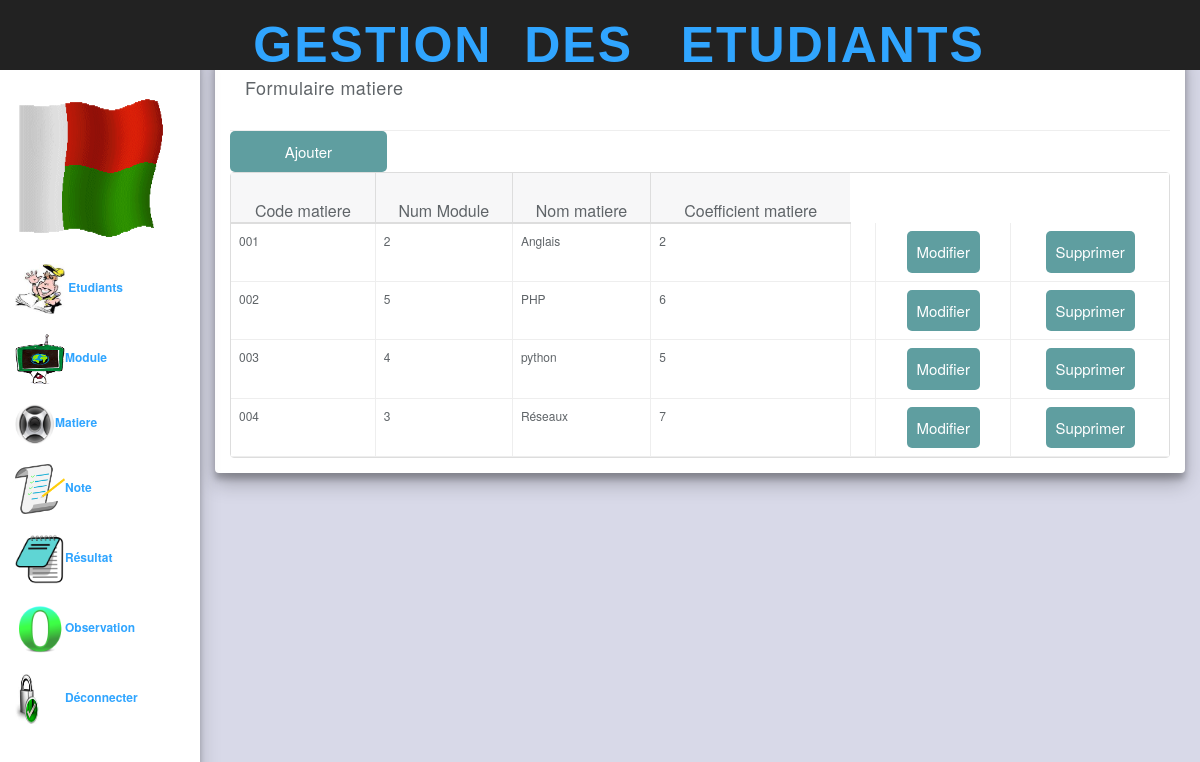
The app's page /aff_matiere.php (signed in) with its own data.
### tables this page shows
CREATE TABLE `matiere` (
  `Cod_mat` char(6) NOT NULL,
  `Num_Module` int(11) NOT NULL,
  `Nom_mat` varchar(20) NOT NULL,
  `Coef_mat` int(11) NOT NULL
);

### tabeau_mat.php (the view, shortened to what this page needs)
<!DOCTYPE html>
<html>
<link rel="stylesheet" href="login.css">
<div class="row">
			<div class="col-lg-12">
				<div class="panel panel-default" style=" box-shadow: 0 10px 20px rgba(0,0,0,0.25), 0 6px 6px rgba(0,0,0,0.23);">
					<div class="panel-body">
					<div class="panel-heading">Formulaire matiere</div>
					<span><a href="acceuil_mat.php" class="btn btn-info col-xs-6 col-sm-4 col-lg-2">Ajouter</a></span>
						<table data-toggle="table"   data-search="true"  data-pagination="true" >
						    <thead>
						    <tr>
						        <th  data-sortable="true" ><center>Code matiere</center></th>
								<th  data-sortable="true" ><center>Num Module</center></th>
							    <th   data-sortable="true"><center>Nom matiere</center></th>
								<th data-sortable="true"><center>Coefficient matiere</center></th>
							</tr>
						    </thead>
							<tbody>
							<?php
							$q =  "select * from matiere ";
							$r = $db -> query($q) ;
							while ($c = $r -> fetch())
							{
							?>
							<tr>
							<td>
							<?php echo $c['Cod_mat'] ; ?>
							</td>
							<td>
							<?php echo $c['Num_Module'] ; ?>
							</td>
							<td>
							<?php echo $c['Nom_mat']; ?>
							</td>
							<td>
							<?php echo $c['Coef_mat'];   ?>
							</td>
							<td>
							<td style = "text-align:center;">
							<?php
						echo "<a href=\"modifier_mat.php?Cod_mat=".$c['Cod_mat']."\" class=\"btn\">Modifier</span>" ;
							?>
							</td>
							<td style = "text-align:center;">
							<?php
			echo "<a href=\"supprimer_mat.php?Cod_mat=".$c['Cod_mat']."\" class=\"btn\">Supprimer</span>" ;
							?>
							</td>
							</tr>
							<?php
							}
							?>
							</tbody>
						</table>
					</div>
				</div>
			</div>
		</div>
	</html>

### css/styles.css (style rules this page uses)
body { background: #f1f4f7; padding-top: 50px; color: #5f6468; }
a, a:hover, a:focus { color: #30a5ff; }
.panel { border: 0; }
.panel-heading { font-size: 18px; font-weight: 300; letter-spacing: 0.025em; height: 66px; }
.panel-default .panel-heading { background: #fff; border-bottom: 1px solid #eee; color: #5f6468; }
.table { background: #fff; }
.fixed-table-container thead th { background: #f7f7f8; border-color: #ddd; color: #5f6468; font-weight: 300; font-size: 16px; }
.fixed-table-container tbody td { border: 1px solid #eee; }
.fixed-table-container tbody td:last-child { border-right: none; }
.table>thead>tr>th { border-bottom: 1px solid #e6e7e8; vertical-align: middle; height: 50px; }

### headers.css (style rules this page uses)
.css2 { background-color:url('bg-1.jpg') no-repeat center center fixed; }

### login.css (style rules this page uses)
body { margin: 0 auto; background-image:url("bg-1.jpg"); background-size:100% 720px ; }
* { margin:0px; padding: 0px; }
body { font-size: 120%; background: #F8F8FF; }
body { background: #d8d9e8; }
.btn { padding: 10px; font-size: 15px; color: white ; background: #5F9EA0; border: none; border-radius: 5px; }

### records on screen
matiere: Cod_mat "001", Num_Module "2", Nom_mat "Anglais", Coef_mat "2"
matiere: Cod_mat "002", Num_Module "5", Nom_mat "PHP", Coef_mat "6"
matiere: Cod_mat "003", Num_Module "4", Nom_mat "python", Coef_mat "5"
matiere: Cod_mat "004", Num_Module "3", Nom_mat "Réseaux", Coef_mat "7"
